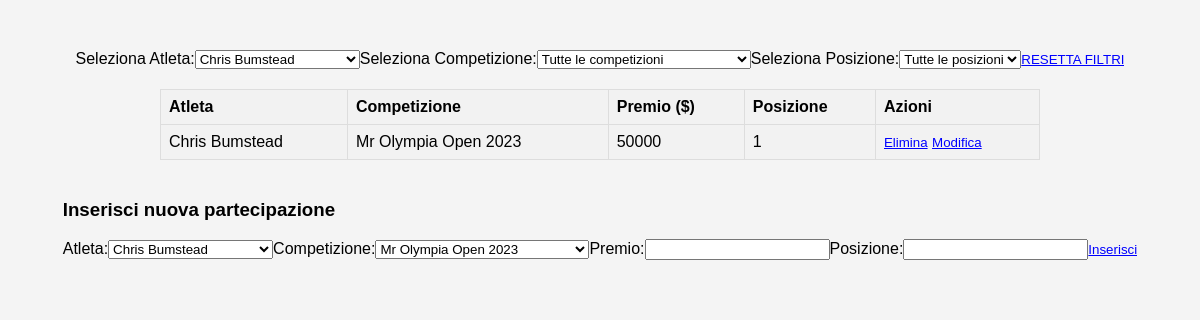
/partecipazioni.php?atleta=Chris Bumstead (signed in), run on the app's committed database.
### tables this page shows
CREATE TABLE `partecipazione` (
  `id` int(11) NOT NULL,
  `id_atleta` int(11) NOT NULL,
  `id_competizione` int(11) NOT NULL,
  `premio` int(11) NOT NULL,
  `posizione` int(11) NOT NULL
);

CREATE TABLE `atleti` (
  `id` int(11) NOT NULL,
  `nome` varchar(50) NOT NULL,
  `nazionalita` varchar(50) NOT NULL,
  `eta` int(11) NOT NULL,
  `altezza` varchar(50) NOT NULL,
  `peso_gara` int(50) NOT NULL,
  `peso_massa` int(11) NOT NULL,
  `id_preparatore` int(11) NOT NULL,
  `id_biografia` int(11) DEFAULT NULL
);

CREATE TABLE `competizioni` (
  `id` int(11) NOT NULL,
  `nome` varchar(50) NOT NULL,
  `data` date NOT NULL,
  `luogo` varchar(50) NOT NULL
);

### partecipazioni.php (the view, shortened to what this page needs)
<?php
if(isset($_SESSION["UTENTE"])) {
include 'credenziali.php';
$conn = new mysqli($servername, $username, $password, $dbname);
$sql_competizioni = "SELECT * FROM COMPETIZIONI";
$sql_atleti = "SELECT * FROM ATLETI";
$result_atleti = $conn->query($sql_atleti);
echo "<!DOCTYPE html>
<html>
<head>
    <title>Tabella Partecipazioni</title>
    <style>
    body {
        font-family: 'Arial', sans-serif;
        background-color: #f4f4f4;
        margin: 0;
        padding: 50px;
        display: flex;
        justify-content: center;
        align-items: center;
        flex-direction: column;
    }
    table {
        width: 80%;
        border-collapse: collapse;
        margin-top: 20px;
    }
    th, td {
        border: 1px solid #dddddd;
        text-align: left;
        padding: 8px;
        cursor: pointer;
    }
    th {
        background-color: #f2f2f2;
    }
    tr:nth-child(even) {
        background-color: #f2f2f2;
    }
    tr:hover {
        background-color: #ddd;
    }
    a {
        text-decoration: none;
        color: inherit;
    }
    form {
        display: inline; /* Modifica per renderlo inline */
    }
    form input[type='submit'] {
        background-color: transparent;
        border: none;
        cursor: pointer;
        color: blue;
        text-decoration: underline;
        padding: 0;
    }
    form input[type='submit']:hover {
        color: red;
    }
    form input[type='submit']:focus {
        outline: none;
    }
    </style>
</head>
<body>";
echo "<div id='filtroCompetizioni'>";
echo "<form method='GET'>";
echo "<label for='atleta'>Seleziona Atleta:</label>";
echo "<select name='atleta' id='atleta' onchange='this.form.submit()'>";
while ($row_atleta = $result_atleti->fetch_assoc()) {
    $selected_atleta = (isset($_GET['atleta']) && $_GET['atleta'] == $row_atleta['nome']) ? "selected" : "";
    echo "<option value='".$row_atleta['nome']."' $selected_atleta>".$row_atleta['nome']."</option>";
}
echo "</select>";
echo "<label for='competizioni'>Seleziona Competizione:</label>";
echo "<select name='competizione' id='competizioni' onchange='this.form.submit()'>";
echo "<option value='tutte'>Tutte le competizioni</option>";
echo "</select>";
echo "<label for='posizione'>Seleziona Posizione:</label>";
echo "<select name='posizione' id='posizioni' onchange='this.form.submit()'>";
echo "<option value='tutte'>Tutte le posizioni</option>";
echo "</select>";
echo "</form>";
echo "<form method='GET' style='margin-top: 20px;'>";
echo "<input type='submit' value='RESETTA FILTRI'>";
echo "</form>";
echo "</div>";
echo "<table><tr><th>Atleta</th><th>Competizione</th><th>Premio ($)</th><th>Posizione</th><th>Azioni</th></tr>";
$sql = "SELECT ATLETI.nome AS atleta, COMPETIZIONI.nome AS competizione_nome, PARTECIPAZIONE.premio, PARTECIPAZIONE.posizione, PARTECIPAZIONE.id AS id_partecipazione
        FROM PARTECIPAZIONE
        INNER JOIN ATLETI ON PARTECIPAZIONE.id_atleta = ATLETI.id
        INNER JOIN COMPETIZIONI ON PARTECIPAZIONE.id_competizione = COMPETIZIONI.id";
if (isset($_GET['atleta']) && $_GET['atleta'] != 'tutti') {
    $atleta = $conn->real_escape_string($_GET['atleta']);
    if (strpos($sql, 'WHERE') !== false) {
        $sql .= " AND ATLETI.nome = '$atleta'";
    } else {
        $sql .= " WHERE ATLETI.nome = '$atleta'";
    }
}
$result = $conn->query($sql);
if (isset($result)) {
    while($row = $result->fetch_assoc()) {
        echo "<tr><td><a href='atleta.php?atleta=".urlencode($row['atleta'])."'>".$row["atleta"]."</a></td><td>".$row["competizione_nome"]."</td><td>".$row["premio"]."</td><td>".$row["posizione"]."</td>";
        echo "<td>
                  <form method='POST'>
                      <input type='hidden' name='id_partecipazione' value='".$row["id_partecipazione"]."'>
                      <input type='submit' name='elimina' value='Elimina'>
                  </form>
                  <form method='POST'>
                      <input type='hidden' name='id_partecipazione' value='".$row["id_partecipazione"]."'>
                      <input type='submit' name='modifica' value='Modifica'>
                  </form>
              </td></tr>";
    }
}
echo "</table>";
echo "<div style='margin-top: 20px;'>";
echo "<h3>";
echo (isset($atleta_modifica)) ? "Modifica partecipazione" : "Inserisci nuova partecipazione";
echo "</h3>";
echo "<form method='POST'>";
echo "<label for='atleta'>Atleta:</label>";
echo "<select name='atleta'>";
$result_atleti = $conn->query($sql_atleti);
while ($row_atleta = $result_atleti->fetch_assoc()) {
    $selected_atleta_modifica = (isset($atleta_modifica) && $atleta_modifica == $row_atleta['nome']) ? "selected" : "";
    echo "<option value='".$row_atleta['nome']."' $selected_atleta_modifica>".$row_atleta['nome']."</option>";
}
echo "</select>";
echo "<label for='competizione'>Competizione:</label>";
echo "<select name='competizione'>";
$result_competizioni = $conn->query($sql_competizioni);
while ($row_competizione = $result_competizioni->fetch_assoc()) {
    $selected_competizione_modifica = (isset($competizione_modifica) && $competizione_modifica == $row_competizione['nome']) ? "selected" : "";
    echo "<option value='".$row_competizione['nome']."' $selected_competizione_modifica>".$row_competizione['nome']."</option>";
}
echo "</select>";
echo "<label for='premio'>Premio:</label>";
echo "<input type='text' name='premio' value='".(isset($premio_modifica) ? $premio_modifica : "")."' required>";
echo "<label for='posizione'>Posizione:</label>";
echo "<input type='text' name='posizione' value='".(isset($posizione_modifica) ? $posizione_modifica : "")."' required>";
echo "<input type='submit' name='".(isset($atleta_modifica) ? "salva_modifiche" : "inserisci")."' value='".(isset($atleta_modifica) ? "Salva Modifiche" : "Inserisci")."'>";
echo "</form>";
echo "</div>";
echo "</body>
</html>";
}
else{
    header("location:index.php");
    session_abort();
}
?>

### partecipazioni.php (style rules this page uses)
body { font-family: 'Arial', sans-serif; background-color: #f4f4f4; margin: 0; padding: 50px; display: flex; justify-content: center; align-items: center; flex-direction: column; }
table { width: 80%; border-collapse: collapse; margin-top: 20px; }
th, td { border: 1px solid #dddddd; text-align: left; padding: 8px; cursor: pointer; }
th { background-color: #f2f2f2; }
tr:nth-child(even) { background-color: #f2f2f2; }
a { text-decoration: none; color: inherit; }
form { display: inline; }
form input[type='submit'] { background-color: transparent; border: none; cursor: pointer; color: blue; text-decoration: underline; padding: 0; }

### data on the page
partecipazione: id_atleta.nome "Chris Bumstead", id_competizione.nome "Mr Olympia Open 2023", premio "50000", posizione "1"

### other printed values
form field atleta "Chris Bumstead"
form field competizione "Mr Olympia Open 2023"
